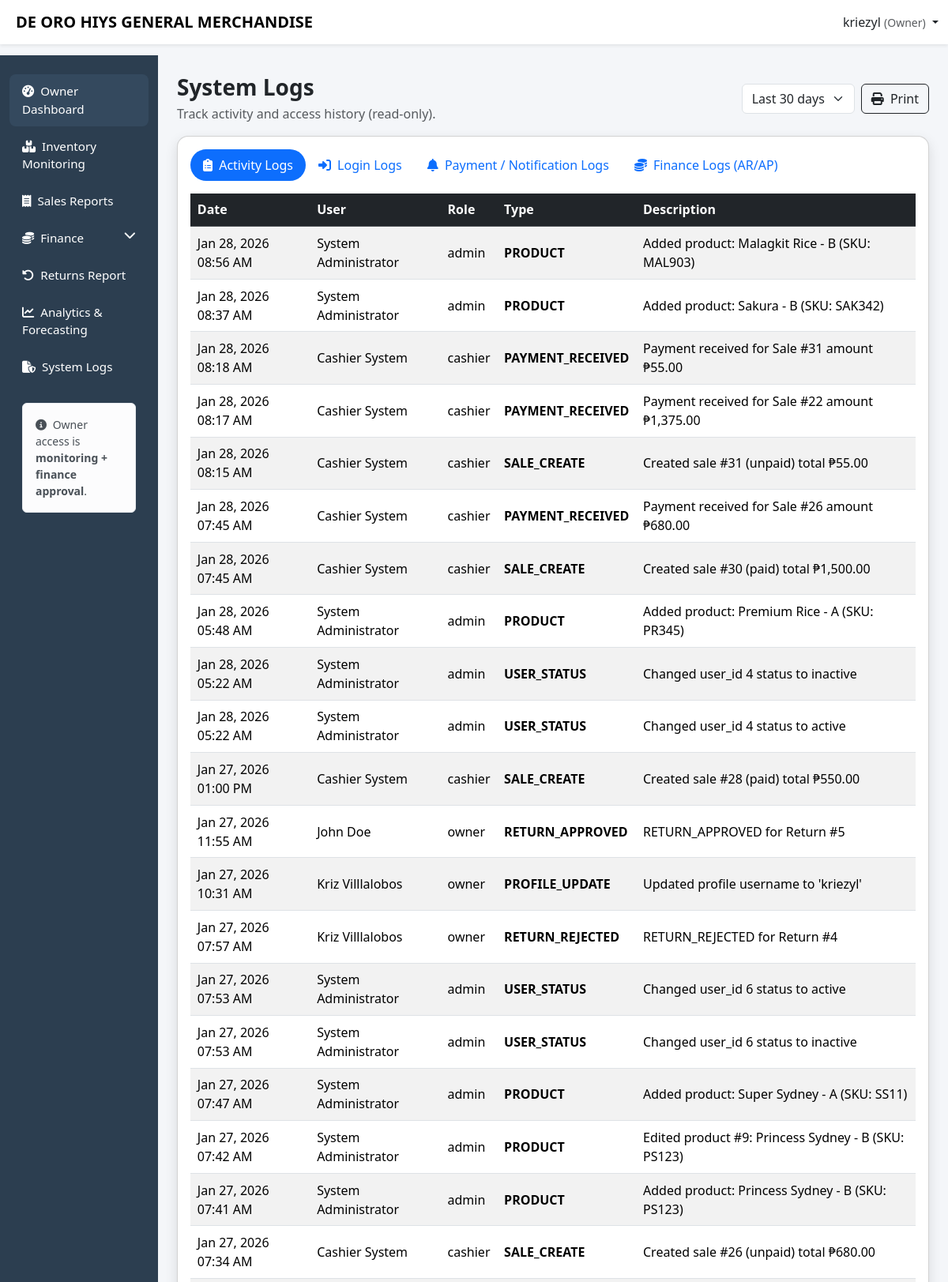
The app's page /owner/system_logs.php (signed in, upper part) with its own data.
### tables this page shows
CREATE TABLE `activity_logs` (
    `activity_id` int(11) NOT NULL,
    `user_id` int(11) DEFAULT NULL,
    `activity_type` varchar(50) DEFAULT NULL,
    `description` text DEFAULT NULL,
    `created_at` timestamp NOT NULL DEFAULT current_timestamp()
  );

CREATE TABLE `users` (
    `user_id` int(11) NOT NULL,
    `username` varchar(50) NOT NULL,
    `password` varchar(255) NOT NULL,
    `first_name` varchar(50) DEFAULT NULL,
    `last_name` varchar(50) DEFAULT NULL,
    `phone` varchar(20) DEFAULT NULL,
    `role` varchar(20) NOT NULL,
    `created_at` timestamp NOT NULL DEFAULT current_timestamp(),
    `status` enum('active','inactive') DEFAULT 'active'
  );

### owner/system_logs.php (the view, shortened to what this page needs)
<?php
$username = $_SESSION['username'] ?? 'Owner';
include '../config/db.php';
$days = (int)($_GET['days'] ?? 30);
$activity = $conn->query("
  SELECT al.activity_id, al.created_at, al.activity_type, al.description,
         CONCAT(u.first_name,' ',u.last_name) AS user_name, u.role
  FROM activity_logs al
  LEFT JOIN users u ON u.user_id = al.user_id
  WHERE al.created_at >= DATE_SUB(NOW(), INTERVAL $days DAY)
  ORDER BY al.created_at DESC
  LIMIT 200
");
?>
<!DOCTYPE html>
<html lang="en">
<head>
<link href="https://cdn.jsdelivr.net/npm/bootstrap@5.3.2/dist/css/bootstrap.min.css" rel="stylesheet">
<link href="https://cdnjs.cloudflare.com/ajax/libs/font-awesome/6.5.1/css/all.min.css" rel="stylesheet">
<link href="../css/layout.css" rel="stylesheet">
</head>
<body>
<nav class="navbar navbar-expand-lg navbar-light bg-white shadow-sm fixed-top no-print">
  <div class="container-fluid">
    <span class="navbar-brand fw-bold ms-2">DE ORO HIYS GENERAL MERCHANDISE</span>
    <div class="ms-auto dropdown">
      <a class="nav-link dropdown-toggle" data-bs-toggle="dropdown">
        <?= htmlspecialchars($username) ?> <small class="text-muted">(Owner)</small>
      </a>
    </div>
  </div>
</nav>
<div class="container-fluid">
<div class="row">
<?php include '../includes/owner_sidebar.php'; ?>
<main class="col-lg-10 ms-sm-auto px-4 main-content">
<div class="py-4">
  <div class="d-flex justify-content-between align-items-center flex-wrap gap-2 mb-3">
    <div>
      <h3 class="fw-bold mb-1">System Logs</h3>
      <div class="text-muted">Track activity and access history (read-only).</div>
    </div>
    <div class="d-flex gap-2 align-items-center no-print">
      <form method="get" class="d-flex gap-2 align-items-center">
        <select class="form-select" name="days" onchange="this.form.submit()">
          <option value="30" <?= $days===30?'selected':'' ?>>Last 30 days</option>
        </select>
      </form>
      <button class="btn btn-outline-dark" onclick="window.print()"><i class="fa-solid fa-print me-1"></i> Print</button>
    </div>
  </div>
  <div class="card modern-card">
    <div class="card-body">
      <ul class="nav nav-pills mb-3" id="logsTab" role="tablist">
        <li class="nav-item" role="presentation">
          <button class="nav-link active" data-bs-toggle="pill" data-bs-target="#tab-activity" type="button">
            <i class="fa-solid fa-clipboard-list me-1"></i> Activity Logs
          </button>
        </li>
        <li class="nav-item" role="presentation">
          <button class="nav-link" data-bs-toggle="pill" data-bs-target="#tab-login" type="button">
            <i class="fa-solid fa-right-to-bracket me-1"></i> Login Logs
          </button>
        </li>
        <li class="nav-item" role="presentation">
          <button class="nav-link" data-bs-toggle="pill" data-bs-target="#tab-pay" type="button">
            <i class="fa-solid fa-bell me-1"></i> Payment / Notification Logs
          </button>
        </li>
        <li class="nav-item" role="presentation">
          <button class="nav-link" data-bs-toggle="pill" data-bs-target="#tab-finance" type="button">
            <i class="fa-solid fa-coins me-1"></i> Finance Logs (AR/AP)
          </button>
        </li>
      </ul>
      <div class="tab-content">
        <div class="tab-pane fade show active" id="tab-activity">
          <div class="table-responsive">
            <table class="table table-striped align-middle mb-0">
              <thead class="table-dark">
                <tr>
                  <th>Date</th>
                  <th>User</th>
                  <th>Role</th>
                  <th>Type</th>
                  <th>Description</th>
                </tr>
              </thead>
              <tbody>
              <?php if($activity && $activity->num_rows>0): ?>
                <?php while($r=$activity->fetch_assoc()): ?>
                  <tr>
                    <td><?= htmlspecialchars(date("M d, Y h:i A", strtotime($r['created_at']))) ?></td>
                    <td><?= htmlspecialchars($r['user_name'] ?: '—') ?></td>
                    <td><?= htmlspecialchars($r['role'] ?: '—') ?></td>
                    <td class="fw-semibold"><?= htmlspecialchars($r['activity_type'] ?: '—') ?></td>
                    <td><?= htmlspecialchars($r['description'] ?: '') ?></td>
                  </tr>
                <?php endwhile; ?>
              <?php else: ?>
                <tr><td colspan="5" class="text-center text-muted">No activity logs found.</td></tr>
              <?php endif; ?>
              </tbody>
            </table>
          </div>
        </div>
      </div>
    </div>
  </div>
</div>
</main>
</div>
</div>
</body>
</html>

### css/layout.css (style rules this page uses)
body { background:#f4f6f9; padding-top: 60px; }
.modern-card { border-radius:14px; box-shadow:0 6px 16px rgba(0,0,0,.12); transition:.3s; }
.main-content { padding-top:0px; }
.table td, .table th { padding:0.55rem; vertical-align: middle; }
.table td,.table th { vertical-align:middle; }
table td, .table th { padding:0.55rem; vertical-align: middle; }
body { background:#f4f6f9; padding-top:70px; }
.modern-card { border-radius:14px; box-shadow:0 6px 16px rgba(0,0,0,.12); }
.table td, .table th { vertical-align: middle; }
.nav-pills .nav-link { border-radius:999px; }

### records on screen
activity_logs: created_at "Jan 28, 2026 08:56 AM", user_name "System Administrator", user.role "admin", activity_type "PRODUCT", description "Added product: Malagkit Rice - B (SKU: MAL903)"
activity_logs: created_at "Jan 28, 2026 08:37 AM", user_name "System Administrator", user.role "admin", activity_type "PRODUCT", description "Added product: Sakura - B (SKU: SAK342)"
activity_logs: created_at "Jan 28, 2026 08:18 AM", user_name "Cashier System", user.role "cashier", activity_type "PAYMENT_RECEIVED", description "Payment received for Sale #31 amount ₱55.00"
activity_logs: created_at "Jan 28, 2026 08:17 AM", user_name "Cashier System", user.role "cashier", activity_type "PAYMENT_RECEIVED", description "Payment received for Sale #22 amount ₱1,375.00"
activity_logs: created_at "Jan 28, 2026 08:15 AM", user_name "Cashier System", user.role "cashier", activity_type "SALE_CREATE", description "Created sale #31 (unpaid) total ₱55.00"
activity_logs: created_at "Jan 28, 2026 07:45 AM", user_name "Cashier System", user.role "cashier", activity_type "PAYMENT_RECEIVED", description "Payment received for Sale #26 amount ₱680.00"
activity_logs: created_at "Jan 28, 2026 07:45 AM", user_name "Cashier System", user.role "cashier", activity_type "SALE_CREATE", description "Created sale #30 (paid) total ₱1,500.00"
activity_logs: created_at "Jan 28, 2026 05:48 AM", user_name "System Administrator", user.role "admin", activity_type "PRODUCT", description "Added product: Premium Rice - A (SKU: PR345)"
activity_logs: created_at "Jan 28, 2026 05:22 AM", user_name "System Administrator", user.role "admin", activity_type "USER_STATUS", description "Changed user_id 4 status to inactive"
activity_logs: created_at "Jan 28, 2026 05:22 AM", user_name "System Administrator", user.role "admin", activity_type "USER_STATUS", description "Changed user_id 4 status to active"
activity_logs: created_at "Jan 27, 2026 01:00 PM", user_name "Cashier System", user.role "cashier", activity_type "SALE_CREATE", description "Created sale #28 (paid) total ₱550.00"
activity_logs: created_at "Jan 27, 2026 11:55 AM", user_name "John Doe", user.role "owner", activity_type "RETURN_APPROVED", description "RETURN_APPROVED for Return #5"
activity_logs: created_at "Jan 27, 2026 10:31 AM", user_name "Kriz Villlalobos", user.role "owner", activity_type "PROFILE_UPDATE", description "Updated profile username to 'kriezyl'"
activity_logs: created_at "Jan 27, 2026 07:57 AM", user_name "Kriz Villlalobos", user.role "owner", activity_type "RETURN_REJECTED", description "RETURN_REJECTED for Return #4"
activity_logs: created_at "Jan 27, 2026 07:53 AM", user_name "System Administrator", user.role "admin", activity_type "USER_STATUS", description "Changed user_id 6 status to active"
activity_logs: created_at "Jan 27, 2026 07:53 AM", user_name "System Administrator", user.role "admin", activity_type "USER_STATUS", description "Changed user_id 6 status to inactive"
activity_logs: created_at "Jan 27, 2026 07:47 AM", user_name "System Administrator", user.role "admin", activity_type "PRODUCT", description "Added product: Super Sydney - A (SKU: SS11)"
activity_logs: created_at "Jan 27, 2026 07:42 AM", user_name "System Administrator", user.role "admin", activity_type "PRODUCT", description "Edited product #9: Princess Sydney - B (SKU: PS123)"
activity_logs: created_at "Jan 27, 2026 07:41 AM", user_name "System Administrator", user.role "admin", activity_type "PRODUCT", description "Added product: Princess Sydney - B (SKU: PS123)"
activity_logs: created_at "Jan 27, 2026 07:34 AM", user_name "Cashier System", user.role "cashier", activity_type "SALE_CREATE", description "Created sale #26 (unpaid) total ₱680.00"

### other values on screen
$username "kriezyl"
